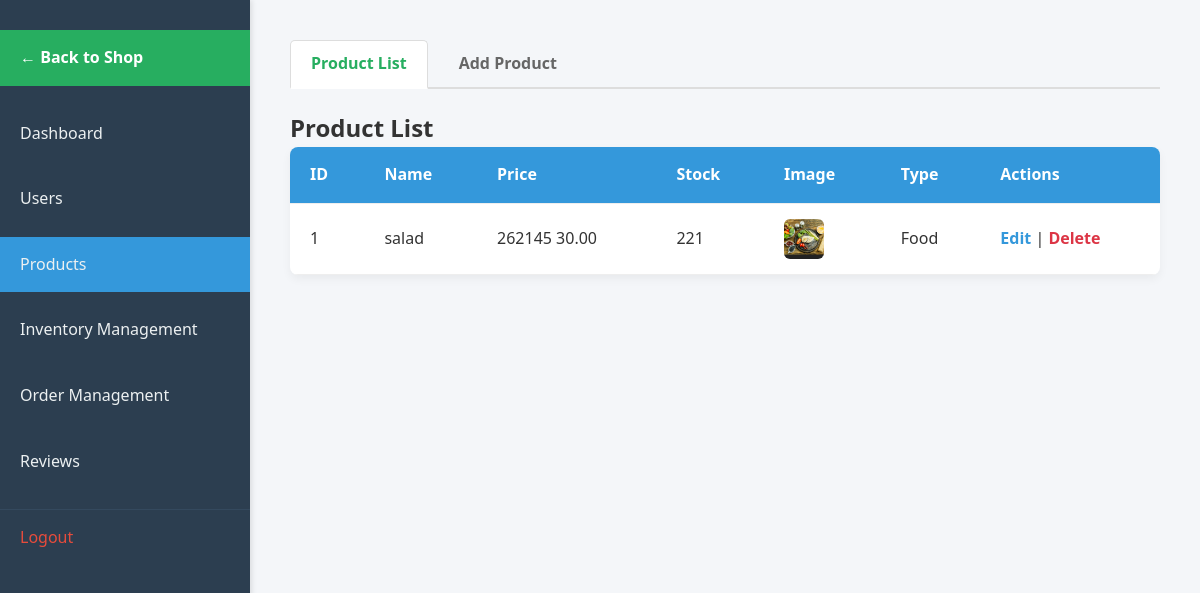
/admin/products.php (signed in), run on an earlier commit of the app's database.
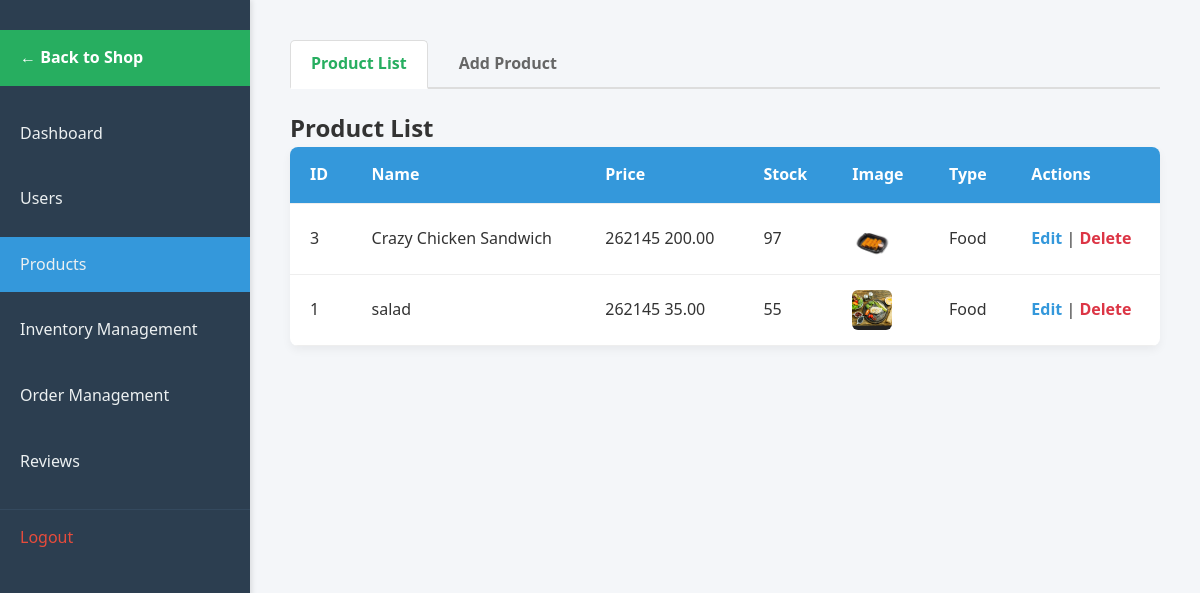
And on a later commit of the database.
### tables this page shows
CREATE TABLE `products` (
  `id` int(11) NOT NULL,
  `name` varchar(150) NOT NULL,
  `description` text DEFAULT NULL,
  `price` decimal(10,2) NOT NULL,
  `stock` int(11) NOT NULL DEFAULT 0,
  `image_path` varchar(255) DEFAULT NULL,
  `type` enum('food','drink') NOT NULL,
  `status` enum('active','archived') NOT NULL DEFAULT 'active',
  `created_at` datetime DEFAULT current_timestamp(),
  `updated_at` datetime DEFAULT current_timestamp()
);

### admin/products.php (the view, shortened to what this page needs)
<?php
require_once __DIR__ . '/../init.php';
$edit_id = isset($_GET['edit']) ? intval($_GET['edit']) : null;
$run_select = $conn->query("SELECT id, name, price, image_path, description, type, stock FROM `products` ORDER BY id DESC");
$view = isset($_GET['form']) || isset($_GET['edit']) ? 'form' : 'list';
?>
<!DOCTYPE html>
<html lang="en">
<head>
    <link rel="stylesheet" href="assets/css/products.css">
</head>
<body>
    <nav>
        <ul>
            <li><a href="../shop.php"
                    style="background-color: #27ae60; color: white; margin-bottom: 20px; font-weight: bold;">← Back to
                    Shop</a></li>
            <li><a href="Dashboard.php">Dashboard</a></li>
            <li><a href="useradmin.php">Users</a></li>
            <li><a href="products.php" class="active">Products</a></li>
            <li><a href="Inventory.php">Inventory Management</a></li>
            <li><a href="order_management.php">Order Management</a></li>
            <li><a href="reviews_management.php">Reviews</a></li>
            <li><a href="/app/logout.php">Logout</a></li>
        </ul>
    </nav>
    <main>
        <div class="tabs">
            <a href="products.php" class="tab <?php echo $view === 'list' ? 'active' : ''; ?>">Product List</a>
            <a href="products.php?form" class="tab <?php echo $view === 'form' && !$edit_id ? 'active' : ''; ?>">Add
                Product</a>
        </div>
        <?php if ($view === 'list'): ?>
            <h2>Product List</h2>
            <table class="table">
                <thead>
                    <tr>
                        <th>ID</th>
                        <th>Name</th>
                        <th>Price</th>
                        <th>Stock</th>
                        <th>Image</th>
                        <th>Type</th>
                        <th>Actions</th>
                    </tr>
                </thead>
                <tbody>
                    <?php while ($value = $run_select->fetch_assoc()) { ?>
                        <tr>
                            <td>
                                <?php echo $value['id']; ?>
                            </td>
                            <td>
                                <?php echo htmlspecialchars($value['name']); ?>
                            </td>
                            <td>
                                <?php echo CURRENCY_SYMBOL; ?>
                                <?php echo number_format($value['price'], 2); ?>
                            </td>
                            <td>
                                <?php echo $value['stock']; ?>
                            </td>
                            <td><img style="width:40px; height:40px; object-fit: cover;"
                                    src="../<?php echo $value['image_path'] ?: 'assets/images/placeholder-300x300.png'; ?>"
                                    alt="Product"></td>
                            <td>
                                <?php echo ucfirst($value['type']); ?>
                            </td>
                            <td>
                                <a href="products.php?edit=<?php echo $value['id']; ?>" class="edit-link">Edit</a> |
                                <a href="?delete=<?php echo $value['id']; ?>" style="color: #dc3545;"
                                    onclick="return confirm('Delete this product?');">Delete</a>
                            </td>
                        </tr>
                    <?php } ?>
                </tbody>
            </table>
        <?php endif; ?>
    </main>
</body>
</html>

What changed in the data, as far as the page shows it:
added products: id "3", name "Crazy Chicken Sandwich", price "200.00", stock "97", image_path (picture), type "Food"
changed products "salad": price "30.00" → "35.00"; stock "221" → "55"
